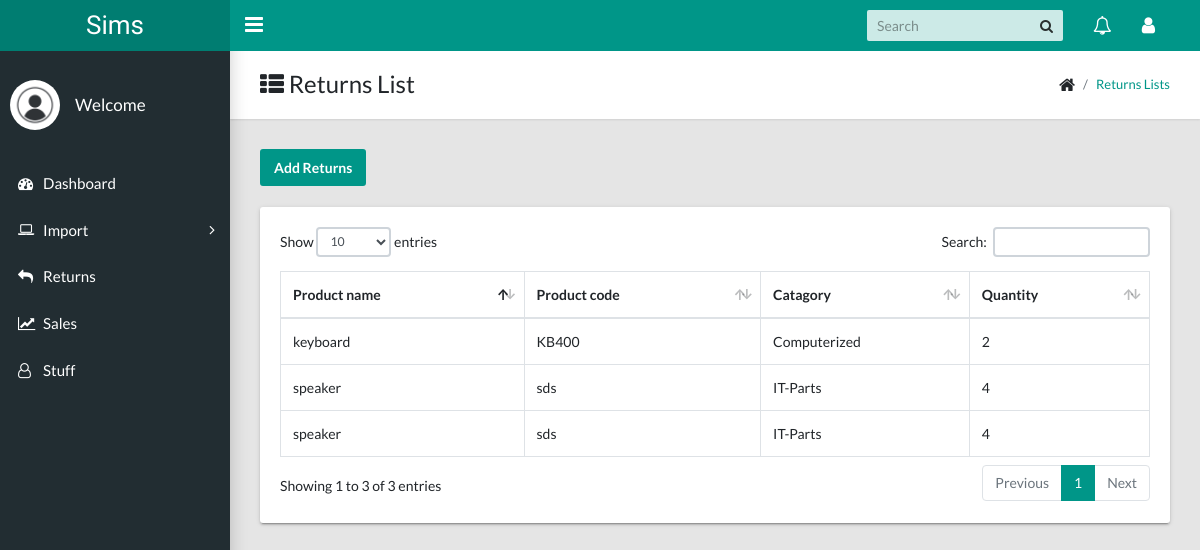
The app's page /returns-products/, older data.
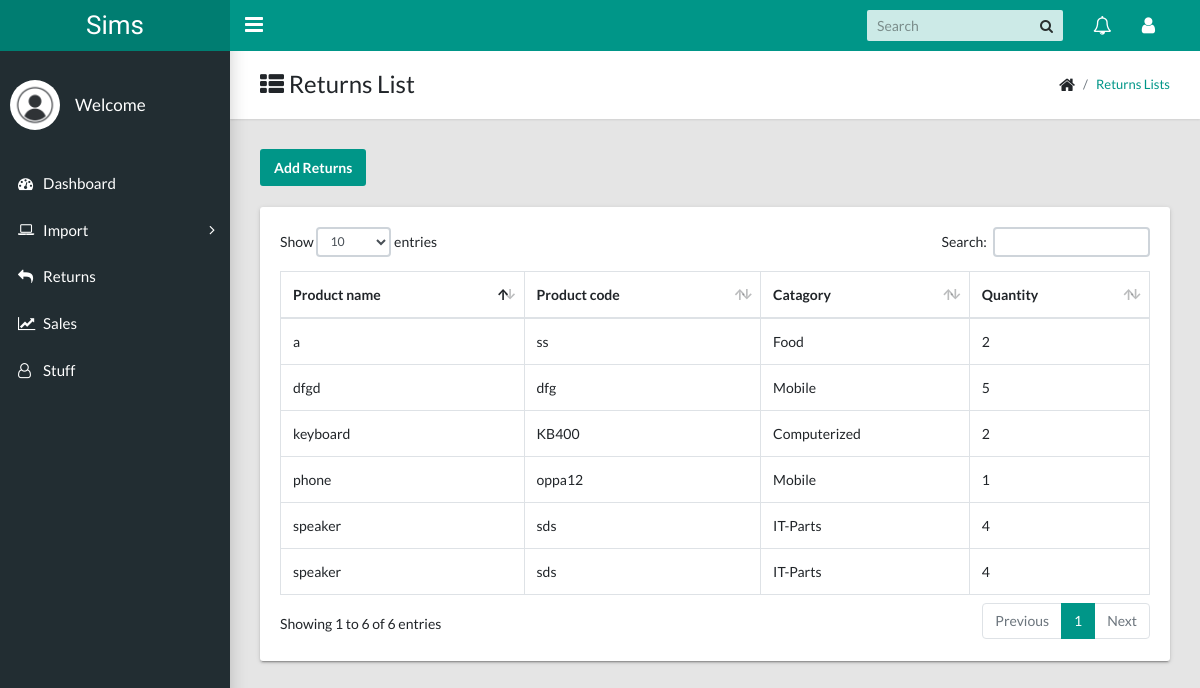
The same page, newer data.
### account/models.py (models this page shows, shortened)
class addReturn(models.Model):
    P_name = models.CharField(max_length=25,blank=False,null=False)
    P_code = models.CharField(max_length=25,blank=False,null=False)
    P_category = models.CharField(max_length=25,blank=False,null=False)
    P_quantity = models.CharField(max_length=25,blank=False,null=False)

### account/views.py (the view)
# urls.py: path('returns-products/', views.return_set, name = 'return' ),
def return_set(request):
    dataset = addReturn.objects.all()
    contex = {
        'dataset': dataset,
    }
    return  render(request, 'returns.html',contex)

### templates/returns.html (shortened to what this page needs)
<!DOCTYPE html>
{% load static %}
<html lang="en">
  <head>
    <link rel="stylesheet" type="text/css" href="{% static 'css/main.css' %}">
    <link rel="stylesheet" type="text/css" href="https://maxcdn.bootstrapcdn.com/font-awesome/4.7.0/css/font-awesome.min.css">
  </head>
  <body class="app sidebar-mini">
    <header class="app-header"><a class="app-header__logo" href="#">Sims</a>
      <a class="app-sidebar__toggle" href="#" data-toggle="sidebar" aria-label="Hide Sidebar"></a>
      <ul class="app-nav">
        <li class="app-search">
          <input class="app-search__input" type="search" placeholder="Search">
          <button class="app-search__button"><i class="fa fa-search"></i></button>
        </li>
        <li class="dropdown"><a class="app-nav__item" href="#" data-toggle="dropdown" aria-label="Show notifications"><i class="fa fa-bell-o fa-lg"></i></a>
        </li>
        <li class="dropdown"><a class="app-nav__item" href="#" data-toggle="dropdown" aria-label="Open Profile Menu"><i class="fa fa-user fa-lg"></i></a>
        </li>
      </ul>
    </header>
    <aside class="app-sidebar">
        <div class="app-sidebar__user"><img class="app-sidebar__user-avatar img-fluid" src="{% static 'images/avatar.jpg' %}" alt="User Image" >
            <div>
              <p class="app-sidebar__user-name">Welcome</p>
            </div>
          </div>
      <ul class="app-menu">
        <li><a class="app-menu__item" href="{% url 'account:home' %}"><i class="app-menu__icon fa fa-dashboard"></i><span class="app-menu__label">Dashboard</span></a></li>
        <li class="treeview"><a class="app-menu__item" href="#" data-toggle="treeview"><i class="app-menu__icon fa fa-laptop"></i><span class="app-menu__label">Import</span><i class="treeview-indicator fa fa-angle-right"></i></a>
        </li>
        <li><a class="app-menu__item" href="{% url 'account:return' %}"><i class="app-menu__icon fa fa-reply" aria-hidden="true"></i><span class="app-menu__label">Returns</span></a></li>
        <li><a class="app-menu__item" href="{% url 'account:sale' %}"><i class="app-menu__icon fa fa-line-chart" aria-hidden="true"></i><span class="app-menu__label">Sales</span></a></li>
        <li><a class="app-menu__item" href="{% url 'account:my_user' %}"><i class="app-menu__icon fa fa-user-o" aria-hidden="true"></i><span class="app-menu__label">Stuff</span></a></li>
      </ul>
    </aside>
    <main class="app-content">
      <div class="app-title">
        <div>
          <h1><i class="fa fa-th-list"></i> Returns List</h1>
        </div>
        <ul class="app-breadcrumb breadcrumb side">
          <li class="breadcrumb-item"><i class="fa fa-home fa-lg"></i></li>
          <li class="breadcrumb-item active"><a href="#">Returns Lists</a></li>
        </ul>
      </div>
      <a href="{% url 'account:addreturn' %}"><button class="btn btn-primary">Add Returns</button></a><br><br>
      <div class="row">
        <div class="col-md-12">
          <div class="tile">
            <div class="tile-body">
              <div class="table-responsive">
                <table class="table table-hover table-bordered" id="sampleTable">
                  <thead>
                    <tr>
                      <th>Product name</th>
                      <th>Product code</th>
                      <th>Catagory</th>
                      <th>Quantity</th>
                    </tr>
                  </thead>
                  <tbody>
                  {% for data in dataset %}
                  <tr>
                      <td>{{ data.P_name}}</td>
                      <td>{{ data.P_code }}</td>
                      <td>{{ data.P_category}}</td>
                      <td>{{ data.P_quantity }}</td>
                    </tr>
                  {% endfor %}
                  </tbody>
                </table>
              </div>
            </div>
          </div>
        </div>
      </div>
    </main>
  </body>
</html>

Row changes from the older to the newer data that the page shows:
added addReturn: P_name "phone", P_code "oppa12", P_category "Mobile", P_quantity "1"
added addReturn: P_name "a", P_code "ss", P_category "Food", P_quantity "2"
added addReturn: P_name "dfgd", P_code "dfg", P_category "Mobile", P_quantity "5"
Text that changed along with them:
text written by a page script: "Show entries Search: Showing 1 to 3 of 3 entries Previous 1 Next" → "Show entries Search: Showing 1 to 6 of 6 entries Previous 1 Next"
